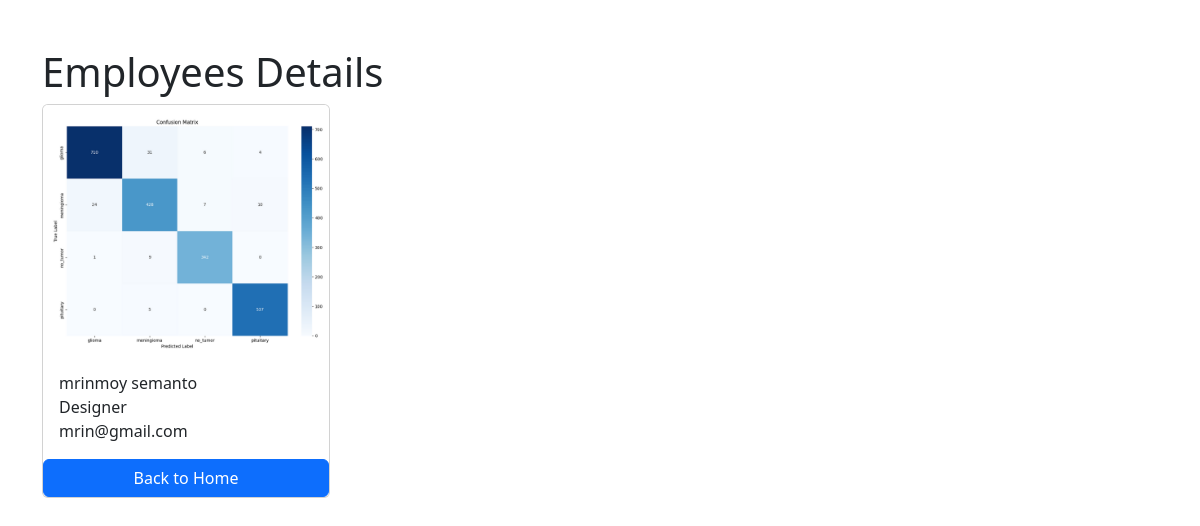
Page /employees/3/ on the committed database.
### employees/models.py (models this page shows, shortened)
class Employee(models.Model):
    first_name = models.CharField(max_length=100)
    last_name = models.CharField(max_length=100)
    photo = models.ImageField(upload_to='images')
    designation = models.CharField(max_length=100)
    email_address = models.EmailField(max_length=100, unique=True)
    phone_number = models.CharField(max_length=12, blank=True)
    created_at = models.DateTimeField(auto_now_add=True)
    updated_at = models.DateTimeField(auto_now=True)

### employees/views.py (the view)
# urls.py: path('<int:pk>/', views.employee_detail, name='employee_detail'),
def employee_detail(request, pk):
    employee = get_object_or_404(Employee, pk=pk)
    context = {
        'employee' : employee
    }
    return render(request, 'employee_detail.html', context)

### templates/employee_detail.html (shortened to what this page needs)
{% load static %}
<!DOCTYPE html>
<html lang="en">
<head>
  <link href="https://cdn.jsdelivr.net/npm/bootstrap@5.3.8/dist/css/bootstrap.min.css" rel="stylesheet">
</head>
<body>
  <div class = 'container pt-5' >
    <h1> Employees Details </h1>
    <div class="card" style="width: 18rem;">
        <img class="card-img-top" src="{{employee.photo.url}}" alt="Employees Photo">
        <div class="card-body">
            <p class="card-text m-0">{{employee.first_name}} {{employee.last_name}}</p>
            <p class="card-text m-0">{{employee.designation}}</p>
            <p class="card-text m-0">{{employee.email_address}}</p>
        </div>
        <a href="{% url "home"%}" class="btn btn-primary">Back to Home</a>
</div>
</body>
</html>

### rows in the picture
Employee: photo (picture), first_name "mrinmoy", last_name "semanto", designation "Designer", email_address "mrin@gmail.com"
